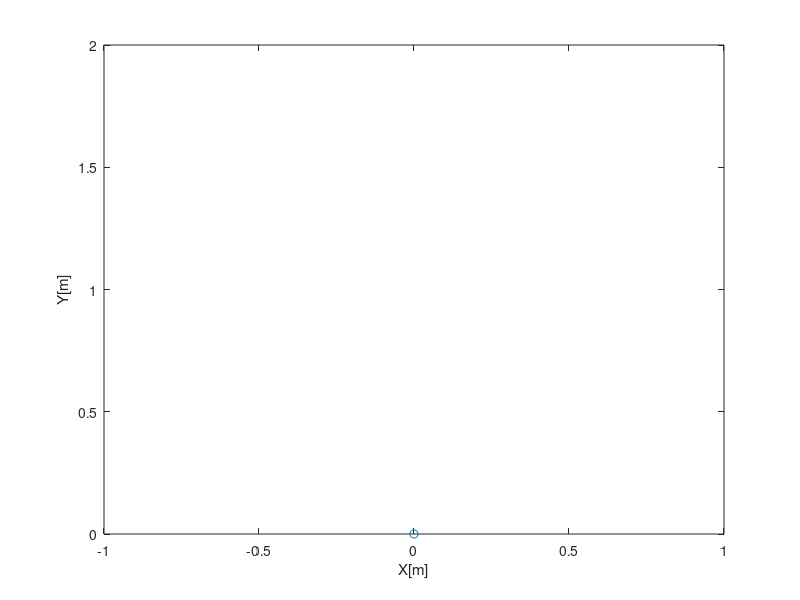
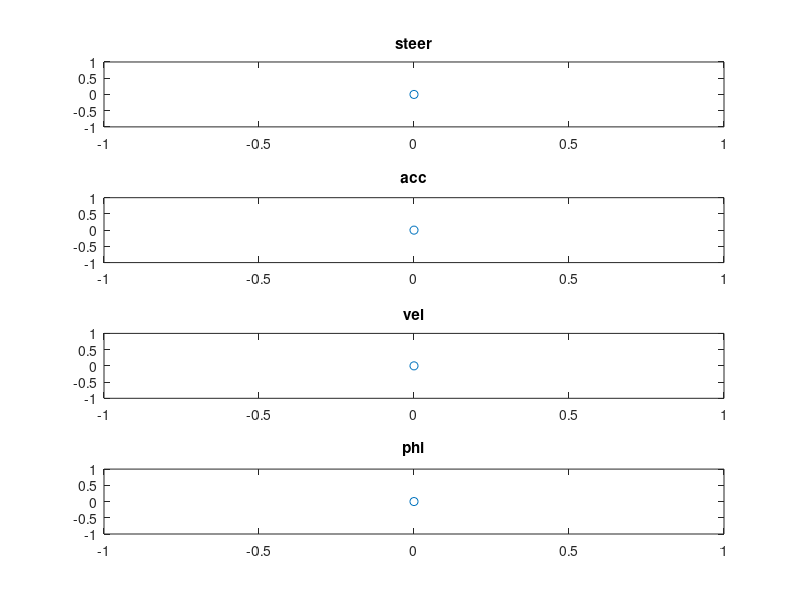

Write the MATLAB code that produced these figures, in order. (Note: this script raises an error after producing the figures.)
clear
close all
clc

%% 初期値
x=0
y=0
phi=0
v=0
dt=0.1
N=10
Lf = 1.5
steer_init=0
acc_init=0

ref_y=1 % [m]
ref_v=10 % [m/s]

%% 最適化
figure(2)
plot(x,y,'o')
xlabel('X[m]')
ylabel('Y[m]')
hold on;
xlim('auto')
ylim([0 ref_y+1])

figure(3)
subplot(411)
plot(0,steer_init,'o')
title('steer')
hold on
subplot(412)
plot(0,acc_init,'o')
title('acc')
hold on
subplot(413)
plot(0,v,'o')
title('vel')
hold on
subplot(414)
plot(0,phi,'o')
title('phi')
hold on
%%
for t=dt:dt:10
    count = 0;
    result=[];
%%%%%%%% 力技 %%%%%%%%
%     while count < 100
%         acc = acc_init + [0 rand()-0.5 rand()-0.5 rand()-0.5 rand()-0.5 rand()-0.5 rand()-0.5 rand()-0.5 rand()-0.5 rand()-0.5];
%         acc = lowpass(acc,1,1/dt);
%         steer = steer_init + [0 rand()-0.5 rand()-0.5 rand()-0.5 rand()-0.5 rand()-0.5 rand()-0.5 rand()-0.5 rand()-0.5 rand()-0.5];
%         steer = lowpass(steer,1,1/dt);
%         [val, x_hist, y_hist, phi_hist, v_hist] = calculate_control_mpc(x, y, phi, v, steer, acc, dt, N, Lf, ref_y, ref_v);
%         result=[result; val, acc, steer, x_hist, y_hist, v_hist];
%         count = count + 1;
%     end
%     
%     [~, indx] = min(result(:,1));
%     
%     figure(1)
%     subplot(411)
%     plot(result(indx,2:11)) % acc
%     title('acc')
%     subplot(412)
%     plot(result(indx,12:21)) % steer
%     title('steer')
%     subplot(413)
%     plot(result(indx,22:31),result(indx,32:41))  % x and y
%     title('x-y')
%     subplot(414)
%     plot(result(indx,42:51))  % v
%     title('vel')
%     
%     steer_init = result(indx,13);
%     acc_init = result(indx,3);
    
%%%%%%%% fmincon %%%%%%%%
    fun = @(in)for_fmincon(in, x, y, phi, v, dt, N, Lf, ref_y, ref_v)
    in0 = [zeros(N,1)+steer_init; zeros(N,1)+acc_init];
    options = optimoptions('fmincon','OptimalityTolerance',1e-30,'StepTolerance',1e-10000);
%     [in, fval] = fmincon(fun,in0,[],[]);
    [in, fval] = fmincon(fun,in0,[],[],[1 zeros(1,2*N-1);zeros(1,N) 1 zeros(1,N-1)],[steer_init,acc_init],zeros(N,2)-1,zeros(N,2)+1,[],options);
    fval
    steer_init = in(2);
    acc_init = in(N+2);
    [x, y, phi, v] = calculate_next(x, y, phi, v, steer_init, acc_init, Lf, dt );
    figure(1)
    subplot(211)
    plot(in(N+1:2*N)) % acc
    title('acc')
    subplot(212)
    plot(in(1:N)) % steer
    title('steer')
    
    figure(2)
    plot(x, y, 'o')

    figure(3)
    subplot(411)
    plot(t,steer_init,'o')
    hold on
    subplot(412)
    plot(t,acc_init,'o')
    hold on
    subplot(413)
    plot(t,v,'o')
    hold on
    subplot(414)
    plot(t,phi,'o')
    hold on
    
    pause(1)
end

function [val, x_hist, y_hist, phi_hist, v_hist] = calculate_control_mpc(x, y, phi, v, steer, acc, dt, N, Lf, ref_y, ref_v)
    
    x_hist=zeros(1,10);
    y_hist=zeros(1,10);
    phi_hist=zeros(1,10);
    v_hist=zeros(1,10);
    
    for i=1:1:N
        
        x = x + v * cos(phi) * dt;
        y = y + v * sin(phi) * dt;
        phi = phi + v/Lf * steer(i) * dt;
        v = v + acc(i);        
        
        x_hist(i) = x;
        y_hist(i) = y;
        phi_hist(i) = phi;
        v_hist(i) = v;
    end
    
    val = 100*sum((y_hist - ref_y).^2) + 10*sum((v_hist - ref_v).^2) + 10*sum((diff(steer)).^2) + 10*sum((diff(acc)).^2) + 10*sum(v_hist/Lf.*steer) + 10*sum(phi_hist);
    
end

function [x, y, phi, v] = calculate_next(x, y, phi, v, steer, acc, Lf, dt )
    x = x + v * cos(phi) * dt;
    y = y + v * sin(phi) * dt;
    phi = phi + v/Lf * steer(1) * dt;
    v = v + acc(1);
end

function out = for_fmincon(in, x, y, phi, v, dt, N, Lf, ref_y, ref_v)
    x_hist=zeros(1,10);
    y_hist=zeros(1,10);
    phi_hist=zeros(1,10);
    v_hist=zeros(1,10);
    steer = in(1:N);
    acc = in(N+1:2*N);
    
    for i=1:1:N
        
        x = x + v * cos(phi) * dt;
        y = y + v * sin(phi) * dt;
        phi = phi + v/Lf * steer(i) * dt;
        v = v + acc(i);
        
        x_hist(i) = x;
        y_hist(i) = y;
        phi_hist(i) = phi;
        v_hist(i) = v;
    end
    
%     out = 100*sum((y_hist - ref_y).^2) + 10*sum((v_hist - ref_v).^2) + 10*sum((diff(steer)).^2) + 10*sum((diff(acc)).^2) + 10*sum(v_hist/Lf.*steer') + 10*sum(phi_hist);
    d = [sum((y_hist - ref_y).^2) sum((v_hist - ref_v).^2) sum((diff(steer)).^2) sum((diff(acc)).^2) sum(abs(v_hist/Lf.*steer')) sum((0 - phi_hist).^2)]
    w = [10 10 10 10 10 10]';
    out = d*w;
    
end

